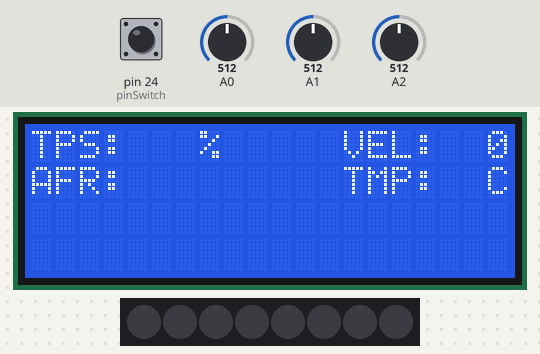
This sketch was run on a simulated Arduino Mega 2560, built with avr-gcc and run on an emulated ATmega2560. Parts: 20×4 character LCD, 8 RGB LEDs in strip order, left to right. The test bench sets the inputs (shaded band); at power-on: pin 24 (pinSwitch) HIGH, A2 = 512, A0 = 512, A1 = 512. The local clock reads 2024-03-15 10:24:30 at power-on unless the sketch sets it; storage starts empty; what the sketch prints to the serial monitor is not drawn.

Above: at 2.0 s.
2.1 s: pin 24 (pinSwitch) pulled LOW for 0.15 s
3.7 s: A2 set to 716
At 4.1 s:
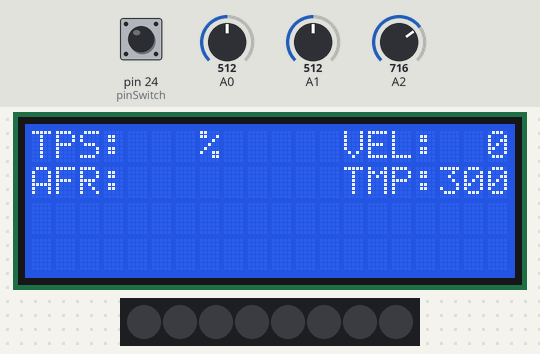
5.2 s: pin 24 (pinSwitch) pulled LOW for 1 s
7.7 s: A0 set to 716
At 8.7 s:
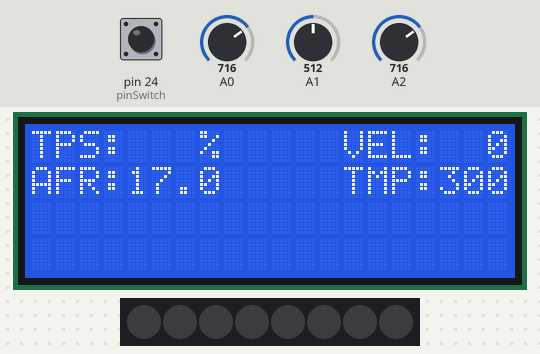
9.2 s: A1 set to 716
At 10.4 s:
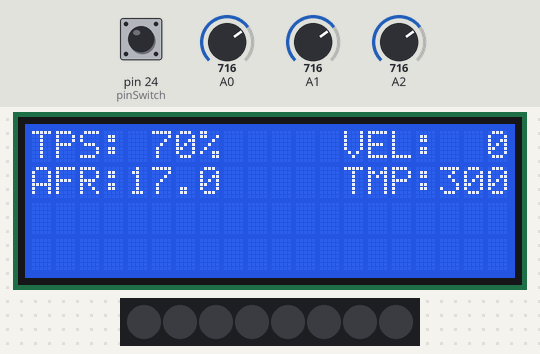
10.7 s: A0 set to 900
At 12.2 s:
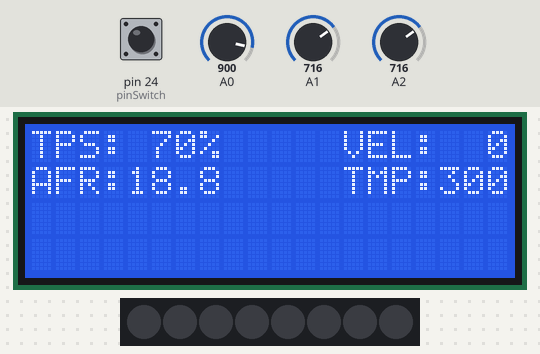
Timing chart, 0 to 13.2 s (numbered marks = the images above; inputs shaded):
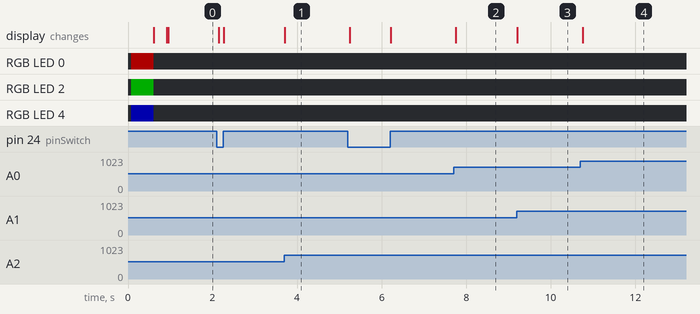

Measured:
- after the input at 3.7 s, the display: changes at once (image 1)
- after the input at 7.7 s, the display: changes after 0.05 s (image 2)
- after the input at 9.2 s, the display: changes at once (image 3)
- after the input at 10.7 s, the display: changes after 0.05 s (image 4)

The sketch:

afrDatalogger.ino
```cpp
// Libraries
#include <SdFat.h>    // Sd-Card
#include <RTClib.h>   // Real-time clock
#include <Wire.h>     // I2C
#include <LiquidCrystal_I2C.h>  // LCD
#include <FastLED.h>    // Neopixel

// Setup RTC
RTC_PCF8523 rtc;

// Setup LCD
LiquidCrystal_I2C lcd(0x27, 20, 4);   //20 characters wide by 4 characters tall

// Setup NeoPixel
#define numLeds 8   // Number of available LEDs
#define neoPin 22   // Digital Pin Output
CRGB neoLeds[numLeds];

// Setup State Machines
enum state {
  _idleState,   // Wait for overflow
  _readState,   // Read analog values
  _logState,    // Write data to file
  _errorState   // Stop the program if something is wrong
};
state _currentState;  // Initial state

// Declare Variables
struct sample {
  char const *_name;
  String const longName; // Long name
  const int pin;      // Input pin
  unsigned int raw;   // Raw value
  unsigned int prev;  // Previous value
  float value;        // Calculated value
};

sample AFR = {"AFR", "Air-Fuel Ratio", 0, 0, 0, 14.7};   // Voltage range 0.0 - 5.0 VDC
sample TPS = {"TPS", "Throttle Position", 1, 0, 0, 100.0};   // Voltage range 0.5 - 4.5 VDC
sample TMP = {"TMP", "Temperature", 2, 0, 0, 25.0};    //
sample VEL = {"VEL", "Velocity", 24, 0, 0, 0};

// #define aref_voltage 3.3  // Used for TMP36 Sensor

bool updateDisplay;

const int ledRecord = 7;  //LED
const int ledRead =  0;   //LED
const int ledError = 1;   //LED

const int pinSwitch = 24;
const int pinSD = 10;   // Sd-Card Chip Select

// Speed Counter
volatile unsigned long countVel, countDisp;

unsigned long currentMillis;  // Used for storing the latest time
unsigned long previousMillis = 0;      // Store the last time the program ran
const unsigned long interval = 50;     // Sample frequency (milliseconds)

// SPST Switch
int pinState;

// SD-Card
String filename;
char _header[24];
SdFat SD;
#define SPI_SPEED SD_SCK_MHZ(50)  // 50 is the highest, 4 is the lowest
File dataFile;

void setup() {
  // Start serial
  Serial.begin(57600);
  while (!Serial);

  // RPM counter
  attachInterrupt(digitalPinToInterrupt(VEL.pin), speedCount, CHANGE);

  // Start NeoPixel
  FastLED.addLeds<NEOPIXEL, neoPin>(neoLeds, numLeds);
  FastLED.clear();  // Clear the pixels

  // Start LCD
  lcd.init();   // initialize the lcd
  lcd.backlight();
  lcd.setBacklight(HIGH);
  lcd.home ();
  lcd.print("Init");
  // Define digital IO
  pinMode(pinSwitch, INPUT_PULLUP);
  // analogReference(EXTERNAL);
  lcd.print(".");
  neoLeds[0].setRGB( 50, 0, 0);
  FastLED.show();
  // Start RTC, perform some stuff while it starts
  Serial.print("\n\nStarting RTC...");
  rtc.begin();
  lcd.print(".");
  neoLeds[2].setRGB( 0, 50, 0);
  FastLED.show();
  // Throw away analog read
  pinState = digitalRead(pinSwitch);
  TPS.raw = analogRead(TPS.pin);
  AFR.raw = analogRead(AFR.pin);
  TMP.raw = analogRead(TMP.pin);
  lcd.print(".");
  neoLeds[4].setRGB( 0, 0, 50);
  FastLED.show();
  delay(500);
  // Clear the NeoPixels
  for (int i = 0; i < numLeds; i++) {
    neoLeds[i].setRGB( 0, 0, 0);
  }
  FastLED.show();
  lcd.print(".");
  Serial.println(" RTC started!");
  Serial.print("Initializing SD card...");
  if (!SD.begin(pinSD, SPI_SPEED)) {
    Serial.println("Card failed, or not present");
    digitalWrite(ledError, HIGH);
    lcd.clear();
    lcd.print("SD-Card Error!");
    _currentState = _errorState;
    return;
  }
  lcd.print(".");
  Serial.println(" SD card initialized!");
  // Test Sd Card before continuing
  // Create header for files
  sprintf(_header, "Time(ms),%s,%s,%s,%s", TPS._name, AFR._name, TMP._name, VEL._name);
  // Print header for serial logging
  //Serial.println(_header);
  filename = "TEST.txt";
  dataFile = SD.open(filename, O_WRITE | O_CREAT);
  dataFile.println(_header);
  dataFile.println("Test");
  if (!dataFile) {
    Serial.println("Unable to write to Sd Card.");
    digitalWrite(ledError, HIGH);
    _currentState = _errorState;
    return;
  }
  lcd.print(".");
  dataFile.remove();
  filename = "";
  lcd.print(".");
  Serial.println("Program ready.");
  lcd.print("ready");
  delay(200);
  lcd.clear();
  lcd.setCursor(0, 0);
  lcd.print("TPS:   %     VEL:");
  lcd.setCursor(0, 1);
  lcd.print("AFR:         TMP:  C");
}

void loop() {
  switch (_currentState) {

    case _idleState:
      _currentState = _idleState;
      idleFunc();
      break;

    case _readState:
      _currentState = _readState;
      readFunc();
      speedFunc();
      _currentState = _idleState;
      break;

    case _logState:
      _currentState = _logState;
      readFunc();
      speedFunc();
      createFunc();
      writeFunc();
      _currentState = _idleState;
      break;

    case _errorState:
      _currentState = _errorState;
      errorFunc();
  }
}

void idleFunc() {
  while ((millis() - previousMillis) < interval) {
    if (updateDisplay){
      displayFunc();
    }
    closeFunc();
    pinState = digitalRead(pinSwitch);
  }
  previousMillis += interval;   // Makes a constant sample!
  if (!pinState) {
    _currentState = _logState;
  }
  else {
    _currentState = _readState;
  }
}

void readFunc(void) {
  neoLeds[ledRead].setRGB( 0, 0, 50);
  FastLED.show();
  // Record previous values
  TPS.prev = TPS.raw;
  AFR.prev = AFR.raw;
  TMP.prev = TMP.raw;
  // Read Values
  TPS.raw = analogRead(TPS.pin);
  AFR.raw = analogRead(AFR.pin);
  TMP.raw = analogRead(TMP.pin);
  // Calculate Values
  TPS.value = (TPS.raw * (100 / 1024.0));    // TPS ADC
  AFR.value = (AFR.raw * (10.0 / 1024.0)) + 10.0;  // AFR ADC
  // TMP.value = (((TMP.raw * aref_voltage) / 1024.0) - 0.5) * 100;
  TMP.value = (((TMP.raw * 5.0) / 1024.0) - 0.5) * 100;

  //TPS.value = (TPS.raw * (4.0 / 1023.0)) + 0.5;;    // Voltage (VDC)
  //AFR.value = ((AFR.raw *5.0) / 1023.0);    // Voltage (VDC)

  neoLeds[ledRead].setRGB( 0, 0, 0);
  FastLED.show();
  updateDisplay = true;
}

void displayFunc(void) {
  // Update display only if values have changed
    // Display TPS Value
    if (TPS.prev != TPS.raw) {
      lcd.setCursor(4, 0);
      // Format for number of characters to be displayed
      if (TPS.value < 9.5) {
        lcd.print("  ");
      }
      else if ((TPS.value >= 9.5) && (TPS.value < 99.5)){
        lcd.print(" ");
      }
      lcd.print(TPS.value, 0);
    }
    // Display Velocity
    if (VEL.raw == 0){
      lcd.setCursor(17, 0);
      lcd.print("  0");
    }
    // Display AFR Value
    if (AFR.prev != AFR.raw) {
      lcd.setCursor(4, 1);
      lcd.print(AFR.value, 1);
    }
    // Display TMP Value
    if (TMP.prev != TMP.raw) {
      lcd.setCursor(17, 1);
      lcd.print(TMP.value, 0);
    }
    else if (VEL.prev != VEL.raw) {
      lcd.setCursor(17, 0);
      if (VEL.value < 9.5) {
        lcd.print("  ");
      }
      else {
        lcd.print(" ");
      }
      lcd.print(VEL.value, 0);
    }
    updateDisplay = false;
}

void createFunc(void) {
  if (filename == "") {
    DateTime now = rtc.now();
    filename = String(now.unixtime(), DEC);
    filename = filename + ".txt";
    Serial.print(filename);
    Serial.println(" created!");
    dataFile = SD.open(filename, O_CREAT | O_APPEND | O_WRITE);     // Open file
    dataFile.println(_header);
    lcd.setCursor(10, 0);
    lcd.print("~");
  }
}

void writeFunc(void) {
  neoLeds[ledRecord].setRGB( 0, 50, 0);
  FastLED.show();
  dataFile.print(previousMillis);
  dataFile.print(",");
  dataFile.print(TPS.raw);
  dataFile.print(",");
  dataFile.print(AFR.raw);
  dataFile.print(",");
  dataFile.print(TMP.raw);
  dataFile.print(",");
  dataFile.println(VEL.raw);
  neoLeds[ledRecord].setRGB( 0, 0, 0);
  FastLED.show();
}

void closeFunc(void){
  if (pinState) {
    if (filename != "") {
      Serial.print("Closing file...");
      dataFile.close();
      filename = "";
      Serial.println("file closed.");
      lcd.setCursor(10, 0);
      lcd.print(" ");
    }
  }
}

void errorFunc(void) {
  Serial.println("Current State: _errorState");
  errorLed();
  while (1);  // Prevent flood of serial prints.
}

void stateFunc(void) {
  //  if (_prevState != _currentState) {
  //    Serial.print("Current State: ");
  //    Serial.println(_currentState);
  //  }
}

void errorLed(void) {
  for (int i = 0; i < numLeds; i++) {
    neoLeds[i].setRGB(50, 0, 0);
  }
  FastLED.show();
}

void speedCount(void){
  countVel++;
}

void speedFunc(void) {
  // Since the sample frequency is 20hz, 20 samples is 1 second.
  if (countDisp > 20){
    VEL.prev = VEL.raw;
    VEL.raw = countVel;
    VEL.value = ((VEL.raw * 60 * 60 * 3.14 * 2)/63360);
    countVel = 0;
    countDisp = 0;
  }
  else {
    countDisp++;
  }
}
```
